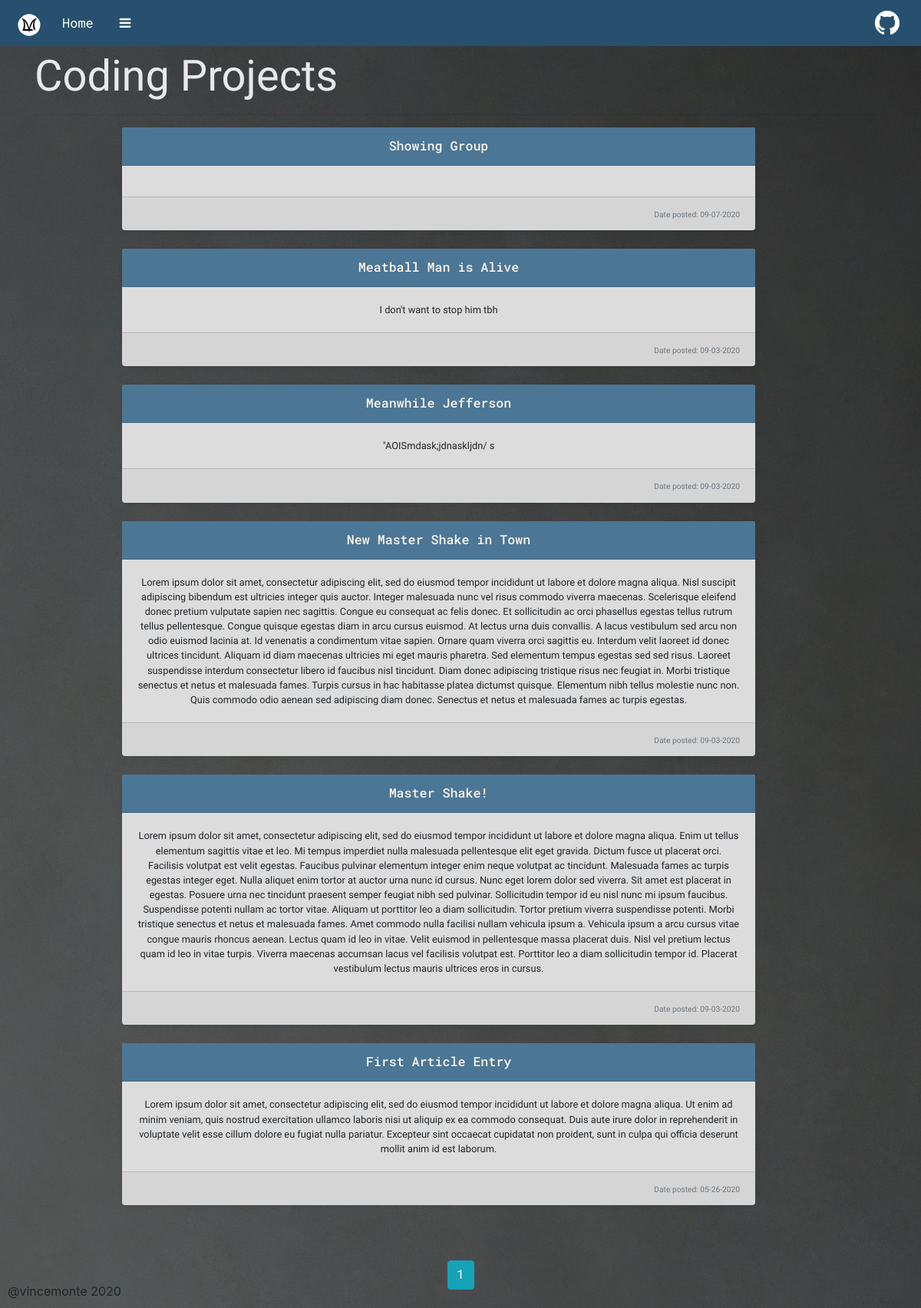
Page /coding on the earlier database version.
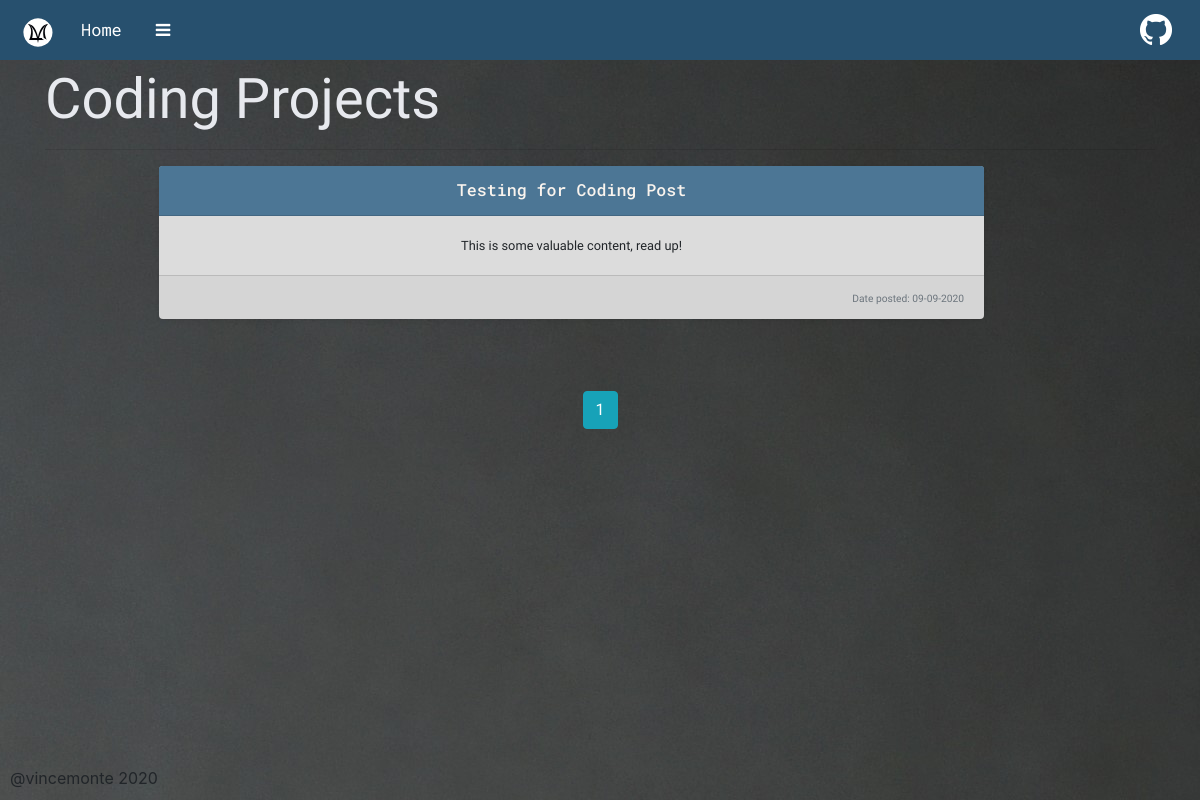
Same page on the later database version.
### personalWebsite/models.py (models this page shows, shortened)
class Project(db.Model):
    id = db.Column(db.Integer, primary_key=True)
    title = db.Column(db.String(100), nullable=False)
    type = db.Column(db.String(20), nullable=False)
    content= db.Column(db.Text, nullable=True)
    files = db.Column(db.String(50), nullable=True) #holds the path to the file images
    date_posted = db.Column(db.DateTime, nullable=False, default=datetime.now)
    home_post = db.relationship('HomePost', backref='project', uselist=False)

### personalWebsite/routes.py (the view)
@app.route('/coding', methods=['GET'])
def coding():
    page = request.args.get('page', 1, type=int)
    posts = Project.query.filter_by(type='coding').order_by(Project.id.desc()).paginate(page=page, per_page=10)
    return render_template('coding.html', posts=posts)

### personalWebsite/templates/coding.html
{% extends "layout.html" %}
{% block content %}
<div class="container">
  <h1 class="display-4 page-header text-white-2">Coding Projects</h1>
  <hr>
  <div class="row text-center">
    {% for post in posts.items %}
    <div class="col-lg-9">
      <div class="card mb-4 shadow-sm">
        <div class="card-header">
          <a class = "card-title" href="{{ url_for('project', project_id=post.id) }}">{{ post.title }}</a>
        </div>
        <div class="card-body">
          <p class= "card-text max-length-card">{{ post.content }}</p>
        </div>
        <div class="card-footer text-right">
          <small class="text-muted">Date posted: {{ post.date_posted.strftime('%m-%d-%Y') }}</small>
        </div>
      </div>
    </div>
    {% endfor %}
  </div>
  <div class="container mt-5 text-center">
    {% for page_num in posts.iter_pages(left_edge=1, right_edge=1, left_current=1, right_current=2) %}
      {% if page_num %}
        {% if posts.page == page_num %}
          <a class="btn btn-info mb-4" href="{{ url_for('coding', page=page_num) }}">{{ page_num }}</a>
        {% else %}
          <a class="btn btn-outline-info mb-4" href="{{ url_for('coding', page=page_num) }}">{{ page_num }}</a>
        {% endif %}
      {% else %}
        <small>...</small>
      {% endif %}
    {% endfor %}
  </div>
</div>
{% endblock content %}

Differences in the rows shown:
removed Project: title "Showing Group", date_posted "09-07-2020"
removed Project: title "Meatball Man is Alive", content "I don't want to stop him tbh", date_posted "09-03-2020"
removed Project: title "Meanwhile Jefferson", content "\"AOISmdask;jdnaskljdn/ s", date_posted "09-03-2020"
removed Project: title "New Master Shake in Town", content "Lorem ipsum dolor sit amet, consectetur adipiscing elit, sed do eiusmod tempor incididunt ut labore et dolore magna aliqua. Nisl suscipit adipiscing bibendum est ultricies integer quis auctor. Integer malesuada nunc vel risus commodo viverra maecenas. Scelerisque eleifend donec pretium vulputate sapien nec sagittis. Congue eu consequat ac felis donec. Et sollicitudin ac orci phasellus egestas tellus rutrum tellus pellentesque. Congue quisque egestas diam in arcu cursus euismod. At lectus urna duis convallis. A lacus vestibulum sed arcu non odio euismod lacinia at. Id venenatis a condimentum vitae sapien. Ornare quam viverra orci sagittis eu. Interdum velit laoreet id donec ultrices…", date_posted "09-03-2020"
removed Project: title "Master Shake!", content "Lorem ipsum dolor sit amet, consectetur adipiscing elit, sed do eiusmod tempor incididunt ut labore et dolore magna aliqua. Enim ut tellus elementum sagittis vitae et leo. Mi tempus imperdiet nulla malesuada pellentesque elit eget gravida. Dictum fusce ut placerat orci. Facilisis volutpat est velit egestas. Faucibus pulvinar elementum integer enim neque volutpat ac tincidunt. Malesuada fames ac turpis egestas integer eget. Nulla aliquet enim tortor at auctor urna nunc id cursus. Nunc eget lorem dolor sed viverra. Sit amet est placerat in egestas. Posuere urna nec tincidunt praesent semper feugiat nibh sed pulvinar. Sollicitudin tempor id eu nisl nunc mi ipsum faucibus. Suspendisse potenti…", date_posted "09-03-2020"
no longer on this page (row edited): Project: title "First Article Entry", content "Lorem ipsum dolor sit amet, consectetur adipiscing elit, sed do eiusmod tempor incididunt ut labore et dolore magna aliqua. Ut enim ad minim veniam, quis nostrud exercitation ullamco laboris nisi ut aliquip ex ea commodo consequat. Duis aute irure dolor in reprehenderit in voluptate velit esse cillum dolore eu fugiat nulla pariatur. Excepteur sint occaecat cupidatat non proident, sunt in culpa qui officia deserunt mollit anim id est laborum.", date_posted "05-26-2020"
now on this page (row edited): Project: title "Testing for Coding Post", content "This is some valuable content, read up!", date_posted "09-09-2020"
